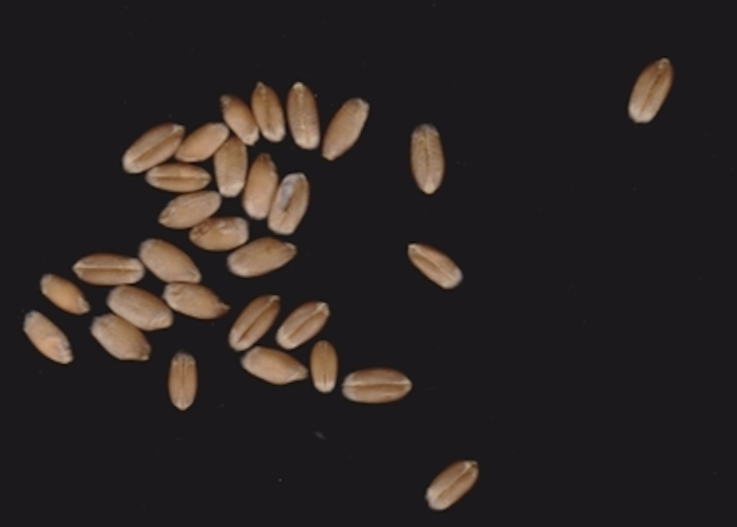
#> input picture objects-counter/img.png, 1474 x 1054 px (shown at 1/2 size)
$ python main.py
#> lines starting #> are read from the running program, lines starting #| are printed output that depends on the picture; after the words box and inside, x2 and y2 are one past the last pixel; in counts of white or black regions, pixels touching at a corner belong together

import cv2
import numpy as np

originalImage = cv2.imread('img.png', cv2.IMREAD_UNCHANGED)
#> originalImage is the input picture: shape (1054, 1474, 4); mean B, G, R, A 35.6, 36.4, 42.3, 255
originalImage = cv2.resize(originalImage,(0, 0) , None, .4, .4)
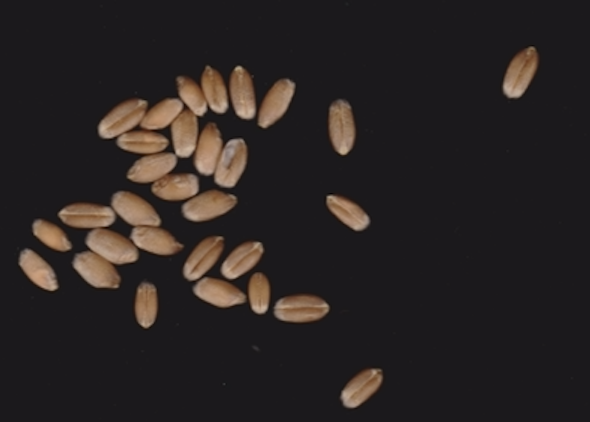
#> originalImage: shape (422, 590, 4); mean B, G, R, A 35.6, 36.4, 42.3, 255
image = cv2.cvtColor(originalImage, cv2.COLOR_BGR2GRAY)
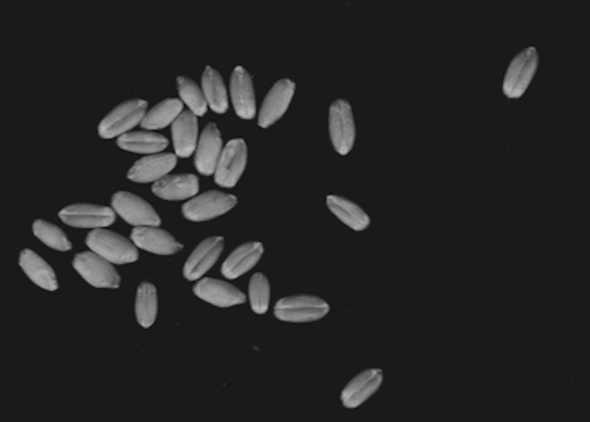
#> image: shape (422, 590); min 4, max 186, mean 38.1

# Getting image Dimensions
H, W = image.shape[:2]
#> H = 422; W = 590

# Remove some noise
image_blur = cv2.medianBlur(image, 9)
image_blur = cv2.GaussianBlur(image_blur, (11, 11), 21)
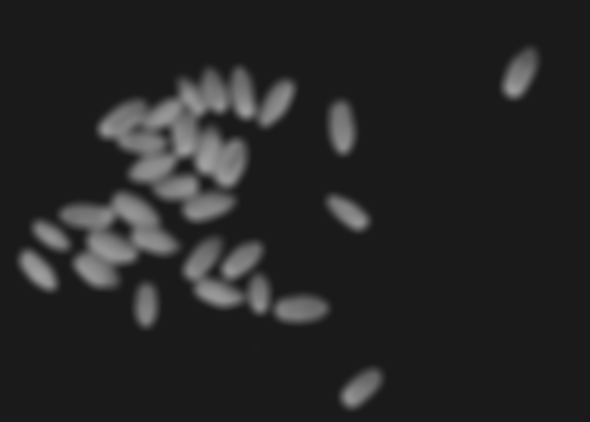
#> image_blur: shape (422, 590); min 26, max 161, mean 37.9

# Finding Outlines
image_thresh = cv2.adaptiveThreshold(
    image_blur, 255, cv2.ADAPTIVE_THRESH_GAUSSIAN_C, cv2.THRESH_BINARY, 61, 2)
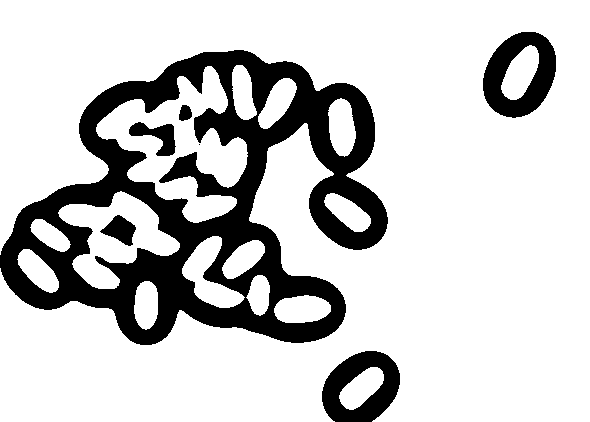
#> image_thresh: shape (422, 590); 79.3% white; 7 black regions (1 under 20 px), largest, box (x1, y1, x2, y2) and area: (0, 50, 388, 345) 43255, (483, 32, 556, 118) 3510, (322, 351, 400, 422) 3197, (129, 122, 176, 156) 754, (100, 215, 136, 246) 610, (179, 105, 192, 121) 160

# Fill the area with black to find objects

# cv2.floodFill(image_thresh, np.zeros((H + 2, W + 2), np.uint8), (0, 0), 0)
image_erosion = cv2.erode(image_thresh, np.ones((5, 5)))
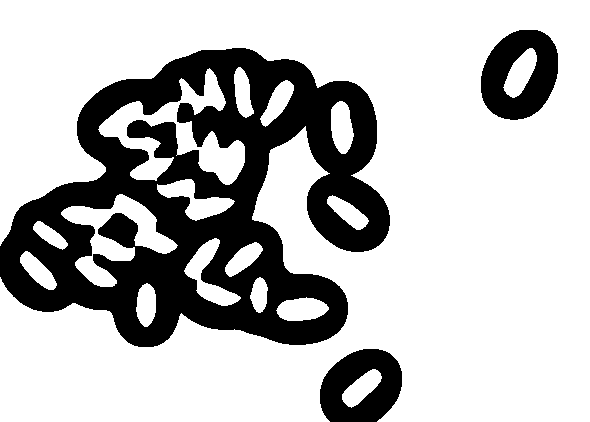
#> image_erosion: shape (422, 590); 73.8% white; 3 black regions

#  Finding objects
cnts, _ = cv2.findContours(image_erosion, cv2.RETR_EXTERNAL, cv2.CHAIN_APPROX_NONE)
#> cnts = 16 contours; largest, box (x1, y1, x2, y2) and area: (0, 0, 590, 422) 166418, (98, 68, 245, 185) 5348, (61, 194, 178, 287) 3568, (184, 238, 241, 306) 1252, (157, 179, 235, 221) 1224

print("Objects detected: ", len(cnts))
#| Objects detected:  16
#  Converting from grayscale to BGR
c = 0
for cnt in cnts:
    x, y, w, h = cv2.boundingRect(cnt)
    cv2.circle(originalImage, (x+w//2, y+h//2), max(w, h)//2, (c, 150, 255-c), 3)
    c += 5
#> this loop made 16 passes
#> (x, y, w, h, c) on passes 1 to 12: (342, 369, 40, 39, 5), (276, 297, 53, 24, 10), (136, 283, 20, 44, 15), (250, 277, 18, 36, 20), (20, 251, 37, 39, 25), (225, 242, 38, 35, 30), (184, 238, 57, 68, 35), (33, 221, 35, 29, 40), (327, 195, 42, 35, 45), (61, 194, 117, 93, 50), (157, 179, 78, 42, 55), (331, 101, 23, 53, 60)
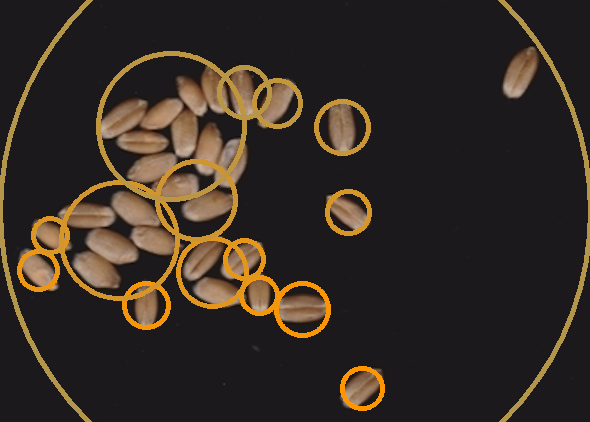
#> originalImage: shape (422, 590, 4); 7.04% of pixels changed, all inside (x1, y1, x2, y2) = (0, 0, 590, 422)
#> after the loop, c = 80

cv2.imshow("Original Image", originalImage)
cv2.waitKey(0)

$ run again, with objects-counter/bandicam 2021-08-25 20-47-21-981.jpg saved as objects-counter/img.png
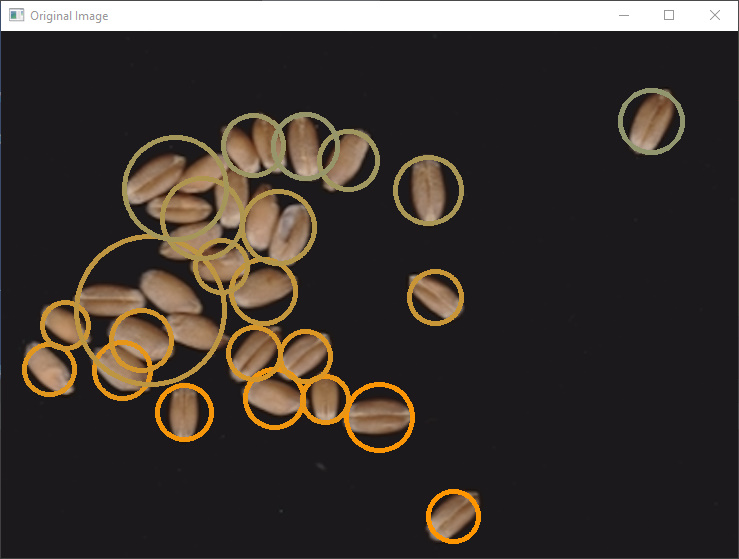
#> input picture objects-counter/bandicam 2021-08-25 20-47-21-981.jpg, 739 x 559 px
#> originalImage is the input picture: shape (559, 739, 3); mean B, G, R 48, 53, 60.3
#> `image_thresh = cv2.adaptiveThreshold( image_blur, 255, cv2.ADAPTIVE_TH..`:
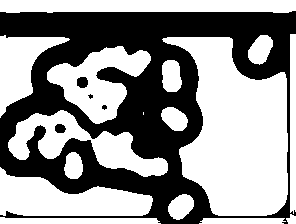
#> image_thresh: shape (224, 296); 57.3% white; 5 black regions (2 under 20 px), largest, box (x1, y1, x2, y2) and area: (0, 11, 296, 224) 28098, (77, 77, 88, 88) 103, (55, 124, 66, 133) 81
#> image_erosion: shape (224, 296); 46% white; 16 white regions
#> cnts = 16 contours; largest, box (x1, y1, x2, y2) and area: (167, 39, 286, 214) 12799, (0, 171, 150, 214) 3558, (49, 48, 149, 122) 2938, (0, 0, 296, 11) 2674, (0, 38, 63, 113) 2004
#| Objects detected:  16
#> the loop `for cnt in cnts:` made 16 passes
#> (x, y, w, h, c) on passes 1 to 8: (204, 220, 76, 4, 5), (0, 219, 156, 5, 10), (290, 218, 6, 6, 15), (170, 196, 22, 21, 20), (0, 171, 150, 43, 25), (67, 154, 14, 23, 30), (94, 134, 72, 41, 35), (10, 113, 78, 45, 40)
#> after the loop `for cnt in cnts:`:
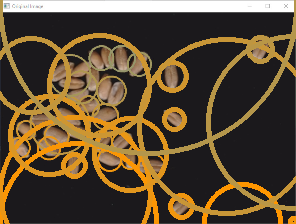
#> originalImage: shape (224, 296, 3); mean B, G, R 49.5, 73.8, 91
#> after the loop `for cnt in cnts:`: c = 80
